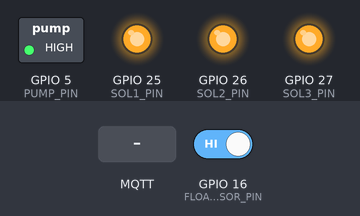
Bench run of a sketch on a simulated ESP32. On the bench: switched loads named in the sketch (green lamp = pin HIGH), output pins drawn as LEDs (lit = HIGH). The inputs (shaded band) are chosen by the test bench; at power-on: GPIO 16 (FLOAT_SENSOR_PIN) HIGH. WiFi joins after 1.5 s; servers stay silent unless stated; uploads are accepted with an empty reply; no MQTT or app messages arrive unless stated; what the sketch prints to the serial monitor is not drawn.

Above: at 2.7 s.
2.8 s: MQTT message "ON" arrives on the first subscribed topic
At 3.9 s:
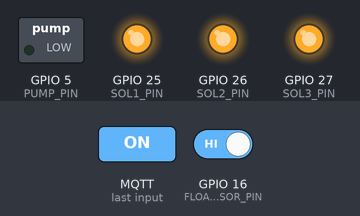
4.3 s: MQTT message "ON" arrives on the second subscribed topic
At 5.0 s:
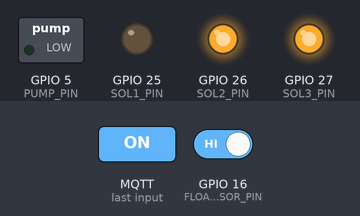
5.8 s: MQTT message "0" arrives on the first subscribed topic
At 6.1 s:
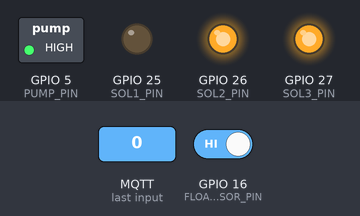
7.3 s: MQTT message "ON" arrives on the third subscribed topic
At 8.4 s:
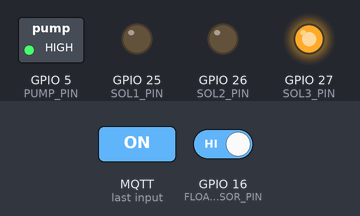
8.8 s: MQTT message "1" arrives on the first subscribed topic
At 9.5 s:
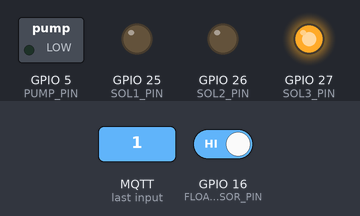
10.3 s: MQTT message "0" arrives on the second subscribed topic
At 10.6 s:
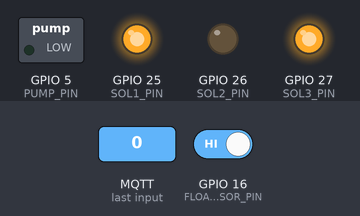
Timing chart, 0 to 12.8 s (numbered marks = the images above; inputs shaded):
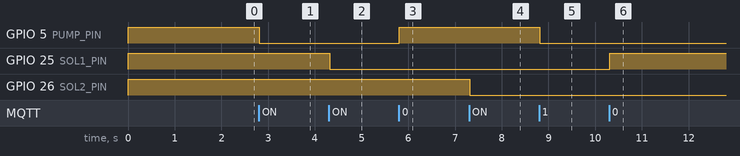

The sketch:

esp32a.ino
```cpp
/*
    ESP32A – Actuator Controller (Pump + 3 Solenoids + Float Sensor)
    Designed for VermiLinks (2025)
    ---------------------------------------------------------------
    Features:
      ✓ Controls pump + 3 solenoid valves
      ✓ Reads float sensor (HIGH = safe / WET, LOW = DRY / reservoir low)
      ✓ Auto-shuts off all actuators if reservoir is LOW
      ✓ Publishes retained MQTT state to Home Assistant
      ✓ Publishes availability (online/offline)
      ✓ Accepts MQTT commands for pump & valves
      ✓ Re-publishes last state after reconnect
      ✓ Sends webhook snapshots to your backend
*/

#include <WiFi.h>
#include <WiFiClientSecure.h>
#include <HTTPClient.h>
#include <PubSubClient.h>

// ---------------- WIFI SETTINGS ----------------
const char* WIFI_SSID = "Knights_IOT";
const char* WIFI_PASS = "smbcr-5540";

// ---------------- MQTT SETTINGS ----------------
const char* MQTT_HOST = "192.168.8.142";
const int   MQTT_PORT = 1883;
const char* MQTT_USER = "knights_iot";
const char* MQTT_PASS = "smbcr-5540";

const char* TOPIC_STATE   = "vermilinks/esp32a/state";
const char* TOPIC_STATUS  = "vermilinks/esp32a/status";
const char* TOPIC_PUMP    = "vermilinks/esp32a/pump";
const char* TOPIC_VALVE_1 = "vermilinks/esp32a/valve1";
const char* TOPIC_VALVE_2 = "vermilinks/esp32a/valve2";
const char* TOPIC_VALVE_3 = "vermilinks/esp32a/valve3";

// ---------------- WEBHOOK SETTINGS ----------------
const char* DEVICE_ID      = "esp32a-actuators";
const char* WEBHOOK_URL    = "https://vermilinks-backend.onrender.com/api/ha/webhook";
const char* WEBHOOK_SECRET = "VermiLinks_HA_Webhook_2025!";

// ---------------- PIN MAP ----------------
#define FLOAT_SENSOR_PIN 16   // HIGH = WET (safe), LOW = DRY
#define PUMP_PIN         5
#define SOL1_PIN         25
#define SOL2_PIN         26
#define SOL3_PIN         27

const int RELAY_ACTIVE   = LOW;
const int RELAY_INACTIVE = HIGH;

// ---------------- GLOBAL STATE ----------------
WiFiClient wifiClient;
PubSubClient mqtt(wifiClient);

bool pumpState = false;
bool valveState[3] = { false, false, false };
bool lastFloatSafe = true;

unsigned long lastSnapshot = 0;
const unsigned long SNAPSHOT_INTERVAL_MS = 5000;

String lastJson = "{}";
bool haveLastJson = false;

// ---------------- HELPERS ----------------
const char* toLiteral(bool x) { return x ? "true" : "false"; }

void setRelay(int pin, bool on) {
  digitalWrite(pin, on ? RELAY_ACTIVE : RELAY_INACTIVE);
}

bool floatSensorSafe() {
  return digitalRead(FLOAT_SENSOR_PIN) == HIGH;
}

// ---------------- WIFI ----------------
void ensureWifi() {
  if (WiFi.status() == WL_CONNECTED) return;

  Serial.println("[WiFi] Connecting...");
  WiFi.begin(WIFI_SSID, WIFI_PASS);

  unsigned long start = millis();
  while (WiFi.status() != WL_CONNECTED && millis() - start < 15000) {
    delay(300);
    Serial.print(".");
  }

  Serial.println();
  if (WiFi.status() == WL_CONNECTED) {
    Serial.printf("[WiFi] Connected. IP: %s\n", WiFi.localIP().toString().c_str());
  } else {
    Serial.println("[WiFi] FAILED. Will retry.");
  }
}

// ---------------- WEBHOOK SEND ----------------
bool sendWebhook(const char* json) {
  WiFiClientSecure client;
  client.setInsecure();
  HTTPClient http;

  if (!http.begin(client, WEBHOOK_URL)) return false;

  http.addHeader("Content-Type", "application/json");
  http.addHeader("Authorization", String("Bearer ") + WEBHOOK_SECRET);

  int code = http.POST(json);
  Serial.printf("[Webhook] Status: %d\n", code);

  http.end();

  return code >= 200 && code < 300;
}

// ---------------- STATE PUBLISH ----------------
void publishState(const char* reason) {
  if (WiFi.status() != WL_CONNECTED) return;

  bool floatSafe = floatSensorSafe();
  int rssi = WiFi.RSSI();

  char json[512];
  snprintf(
    json, sizeof(json),
    "{"
      "\"deviceId\":\"%s\","
      "\"floatSensor\":%d,"
      "\"floatSensorLabel\":\"%s\","
      "\"signalStrength\":%d,"
      "\"pump\":%s,"
      "\"valve1\":%s,"
      "\"valve2\":%s,"
      "\"valve3\":%s,"
      "\"reason\":\"%s\""
    "}",
    DEVICE_ID,
    floatSafe ? 1 : 0,
    floatSafe ? "WET" : "DRY",
    rssi,
    toLiteral(pumpState),
    toLiteral(valveState[0]),
    toLiteral(valveState[1]),
    toLiteral(valveState[2]),
    reason
  );

  lastJson = json;
  haveLastJson = true;

  bool ok = mqtt.publish(TOPIC_STATE, json, true);  // RETAINED
  Serial.printf("[MQTT] State published (%s)\n", ok ? "OK" : "FAIL");

  sendWebhook(json);
}

// ---------------- EMERGENCY STOP ----------------
void stopAllActuators(const char* reason) {
  bool changed = false;

  if (pumpState) { pumpState = false; setRelay(PUMP_PIN, false); changed = true; }
  if (valveState[0]) { valveState[0] = false; setRelay(SOL1_PIN, false); changed = true; }
  if (valveState[1]) { valveState[1] = false; setRelay(SOL2_PIN, false); changed = true; }
  if (valveState[2]) { valveState[2] = false; setRelay(SOL3_PIN, false); changed = true; }

  if (changed) {
    Serial.printf("[SAFE MODE] Actuators OFF (%s)\n", reason);
    publishState(reason);
  }
}

// ---------------- MQTT ----------------
void mqttCallback(char* topic, byte* payload, unsigned int len) {
  String data;
  for (uint i = 0; i < len; i++) data += (char)payload[i];

  data.trim();
  data.toUpperCase();
  bool cmdOn = (data == "ON" || data == "1" || data == "TRUE");

  bool safe = floatSensorSafe();
  if (!safe && cmdOn) {
    Serial.println("[BLOCKED] Reservoir LOW - ignoring ON command");
    stopAllActuators("float-low");
    return;
  }

  if (strcmp(topic, TOPIC_PUMP) == 0) {
    pumpState = cmdOn;
    setRelay(PUMP_PIN, cmdOn);
  }
  else if (strcmp(topic, TOPIC_VALVE_1) == 0) {
    valveState[0] = cmdOn;
    setRelay(SOL1_PIN, cmdOn);
  }
  else if (strcmp(topic, TOPIC_VALVE_2) == 0) {
    valveState[1] = cmdOn;
    setRelay(SOL2_PIN, cmdOn);
  }
  else if (strcmp(topic, TOPIC_VALVE_3) == 0) {
    valveState[2] = cmdOn;
    setRelay(SOL3_PIN, cmdOn);
  }

  publishState("command");
}

void ensureMqtt() {
  if (mqtt.connected()) return;

  Serial.print("[MQTT] Connecting... ");

  if (mqtt.connect("ESP32A_Client", MQTT_USER, MQTT_PASS, TOPIC_STATUS, 1, true, "offline")) {
    Serial.println("OK");
    mqtt.publish(TOPIC_STATUS, "online", true);

    mqtt.subscribe(TOPIC_PUMP, 1);
    mqtt.subscribe(TOPIC_VALVE_1, 1);
    mqtt.subscribe(TOPIC_VALVE_2, 1);
    mqtt.subscribe(TOPIC_VALVE_3, 1);

    if (haveLastJson) {
      mqtt.publish(TOPIC_STATE, lastJson.c_str(), true);
    }
  }
  else {
    Serial.printf("FAILED (%d)\n", mqtt.state());
  }
}

// ---------------- SETUP ----------------
void setup() {
  Serial.begin(115200);
  Serial.println("\n--- ESP32A Booting ---");

  pinMode(FLOAT_SENSOR_PIN, INPUT_PULLUP);
  pinMode(PUMP_PIN, OUTPUT);
  pinMode(SOL1_PIN, OUTPUT);
  pinMode(SOL2_PIN, OUTPUT);
  pinMode(SOL3_PIN, OUTPUT);

  setRelay(PUMP_PIN, false);
  setRelay(SOL1_PIN, false);
  setRelay(SOL2_PIN, false);
  setRelay(SOL3_PIN, false);

  WiFi.mode(WIFI_STA);
  ensureWifi();

  mqtt.setServer(MQTT_HOST, MQTT_PORT);
  mqtt.setCallback(mqttCallback);
}

// ---------------- MAIN LOOP ----------------
void loop() {
  ensureWifi();
  ensureMqtt();
  mqtt.loop();

  bool floatSafe = floatSensorSafe();
  if (floatSafe != lastFloatSafe) {
    lastFloatSafe = floatSafe;
    if (!floatSafe) stopAllActuators("float-trigger");
    publishState("float-change");
  }

  if (millis() - lastSnapshot >= SNAPSHOT_INTERVAL_MS) {
    lastSnapshot = millis();
    publishState("periodic");
  }

  delay(20);
}
```

Measured:
- after the input at 2.8 s, GPIO 5 (PUMP_PIN): HIGH → LOW at once
- after the input at 4.3 s, GPIO 25 (SOL1_PIN): HIGH → LOW at once
- after the input at 5.8 s, GPIO 5 (PUMP_PIN): LOW → HIGH at once
- after the input at 7.3 s, GPIO 26 (SOL2_PIN): HIGH → LOW at once
- after the input at 8.8 s, GPIO 5 (PUMP_PIN): HIGH → LOW at once
- after the input at 10.3 s, GPIO 25 (SOL1_PIN): LOW → HIGH at once
